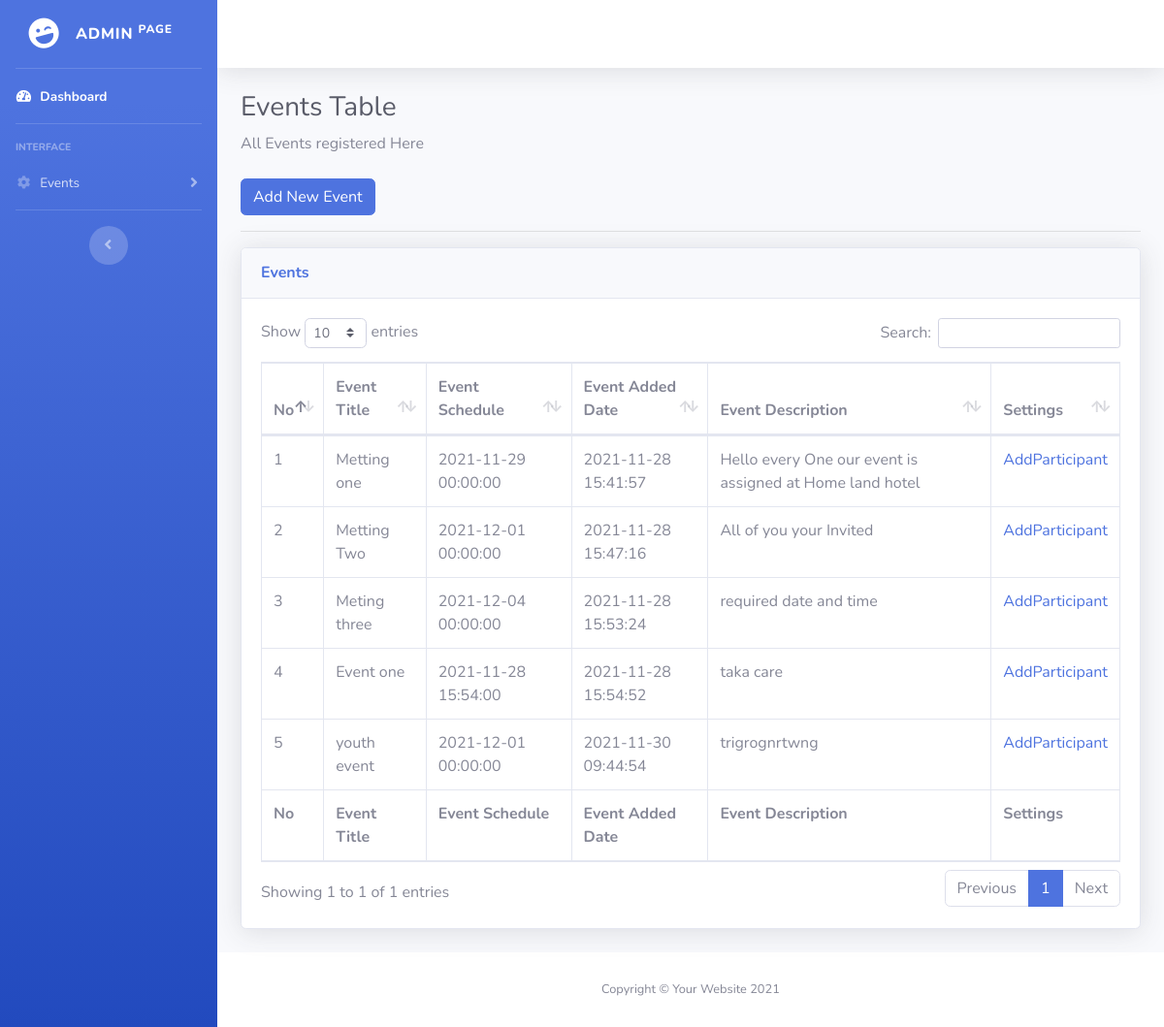
The page /admin/manage-event.php on the database its author committed.
### tables this page shows
CREATE TABLE `eventtbl` (
  `id` int(11) NOT NULL,
  `title` varchar(45) NOT NULL,
  `Description` varchar(100) NOT NULL,
  `schedule` datetime NOT NULL,
  `dateDate` timestamp NOT NULL DEFAULT current_timestamp(),
  `status` int(3) NOT NULL
);

### admin/manage-event.php (the view, shortened to what this page needs)
<?php
include 'includes/config.php';
?>
<!DOCTYPE html>
<html lang="en">
<head>
    <link href="vendor/fontawesome-free/css/all.min.css" rel="stylesheet" type="text/css">
    <link href="css/sb-admin-2.min.css" rel="stylesheet">
    <link href="vendor/datatables/dataTables.bootstrap4.min.css" rel="stylesheet">
    <link href="https://cdn.jsdelivr.net/npm/select2@4.1.0-rc.0/dist/css/select2.min.css" rel="stylesheet" />
</head>
<body id="page-top">
    <div id="wrapper">
        <ul class="navbar-nav bg-gradient-primary sidebar sidebar-dark accordion" id="accordionSidebar">
            <a class="sidebar-brand d-flex align-items-center justify-content-center" href="index.html">
                <div class="sidebar-brand-icon rotate-n-15">
                    <i class="fas fa-laugh-wink"></i>
                </div>
                <div class="sidebar-brand-text mx-3">Admin <sup> PAGE</sup></div>
            </a>
            <hr class="sidebar-divider my-0">
            <li class="nav-item active">
                <a class="nav-link" href="#">
                    <i class="fas fa-fw fa-tachometer-alt"></i>
                    <span>Dashboard</span></a>
            </li>
            <hr class="sidebar-divider">
            <div class="sidebar-heading">
                Interface
            </div>
            <li class="nav-item">
                <a class="nav-link collapsed" href="#" data-toggle="collapse" data-target="#collapseTwo"
                    aria-expanded="true" aria-controls="collapseTwo">
                    <i class="fas fa-fw fa-cog"></i>
                    <span>Events</span>
                </a>
            </li>
            <hr class="sidebar-divider">
            <div class="text-center d-none d-md-inline">
                <button class="rounded-circle border-0" id="sidebarToggle"></button>
            </div>
        </ul>
        <div id="content-wrapper" class="d-flex flex-column">
            <div id="content">
                <nav class="navbar navbar-expand navbar-light bg-white topbar mb-4 static-top shadow">
                </nav>
                <div class="container-fluid">
                    <h1 class="h3 mb-2 text-gray-800">Events Table</h1>
                    <p class="mb-4">All Events registered Here</p>
                    <button class="btn btn-primary" data-toggle="modal" data-target="#addEventModal">
                        Add New Event
                    </button>
                    <hr class="sidebar-divider">
                    <div class="card shadow mb-4">
                        <div class="card-header py-3">
                            <h6 class="m-0 font-weight-bold text-primary">Events</h6>
                        </div>
                        <div class="card-body">
                            <div class="table-responsive">
                                <table class="table table-bordered" id="dataTable" width="100%" cellspacing="0">
                                    <thead>
                                        <tr>
                                            <th>No</th>
                                            <th>Event Title</th>
                                            <th>Event Schedule</th>
                                            <th>Event Added Date</th>
                                            <th>Event Description</th>
                                            <th>Settings</th>
                                        </tr>
                                    </thead>
                                    <tfoot>
                                        <tr>
                                        <th>No</th>
                                            <th>Event Title</th>
                                            <th>Event Schedule</th>
                                            <th>Event Added Date</th>
                                            <th>Event Description</th>
                                            <th>Settings</th>
                                        </tr>
                                    </tfoot>
                                    <?php
                                            $query =mysqli_query($con,"SELECT * FROM `eventtbl` WHERE 1");
                                            $number=1;
                                            while ($row = mysqli_fetch_array($query)) {
                                                ?>
                                    <tbody>
                                        <tr>
                                            <td><?php echo $number?></td>
                                            <td><?php echo $row['title']?></td>
                                            <td><?php echo $row['schedule']?></td>
                                            <td><?php echo $row['dateDate']?></td>
                                            <td><?php echo $row['Description']?></td>
                                            <td>
                       <a href="#" data-toggle="modal" title="Click to add participants" data-toggle="modal"
                       data-target="#AddParticipantModal" data-id="<?php echo $row['id']; ?>"> AddParticipant</a>
                                            </td>
                                        </tr>
                                    </tbody>
                                    <?php
                                        $number+=1;
                                    }
                                    ?>
                                </table>
                            </div>
                        </div>
                    </div>
                </div>
            </div>
            <footer class="sticky-footer bg-white">
                <div class="container my-auto">
                    <div class="copyright text-center my-auto">
                        <span>Copyright &copy; Your Website 2021</span>
                    </div>
                </div>
            </footer>
        </div>
    </div>
</body>
</html>

### rows shown on the page
eventtbl: title "Metting one", schedule "2021-11-29 00:00:00", dateDate "2021-11-28 15:41:57", Description "Hello every One our event is assigned at Home land hotel"
eventtbl: title "Metting Two", schedule "2021-12-01 00:00:00", dateDate "2021-11-28 15:47:16", Description "All of you your Invited"
eventtbl: title "Meting three", schedule "2021-12-04 00:00:00", dateDate "2021-11-28 15:53:24", Description "required date and time"
eventtbl: title "Event one", schedule "2021-11-28 15:54:00", dateDate "2021-11-28 15:54:52", Description "taka care"
eventtbl: title "youth event", schedule "2021-12-01 00:00:00", dateDate "2021-11-30 09:44:54", Description "trigrognrtwng"
